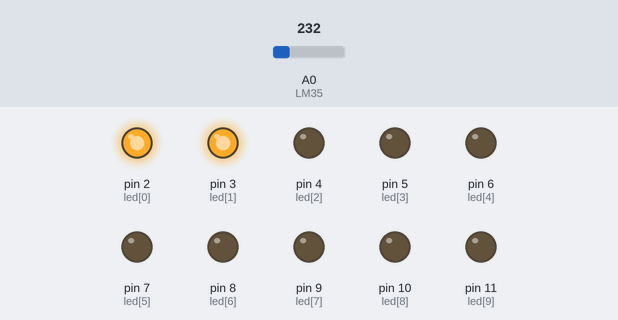
The sketch below on a simulated Arduino Uno, built with avr-gcc and run on an emulated ATmega328P. Shown: output pins drawn as LEDs (lit = HIGH). Inputs (shaded band) come from the test bench; at power-on: A0 (LM35) = 232.

Above: at 1.2 s.
1.3 s: A0 (LM35) set to 233
At 1.9 s:
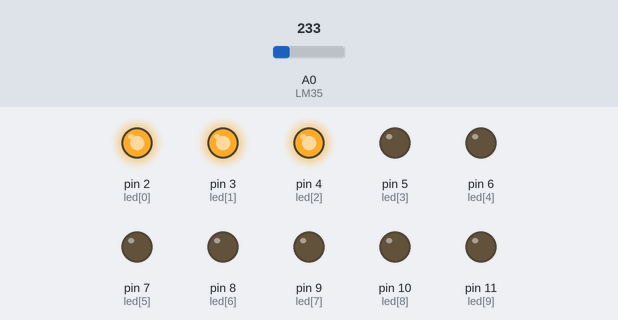
2.8 s: A0 (LM35) set to 250
At 4.0 s:
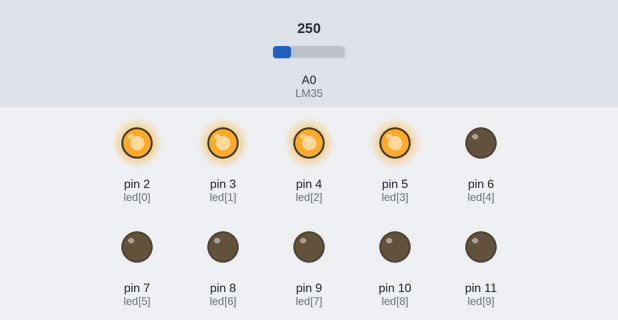
4.3 s: A0 (LM35) set to 266
At 5.3 s:
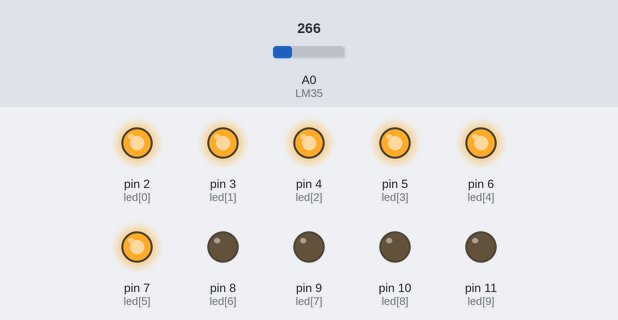
5.8 s: A0 (LM35) set to 271
At 6.5 s:
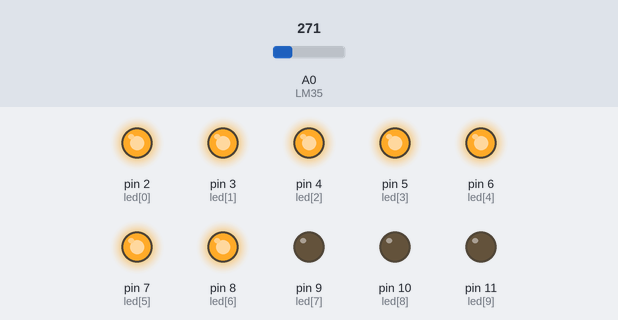
7.3 s: A0 (LM35) set to 290
At 7.6 s:
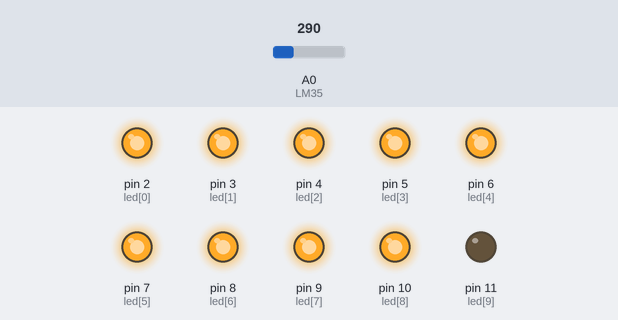
Timing chart, 0 to 9.8 s (numbered marks = the images above; inputs shaded):
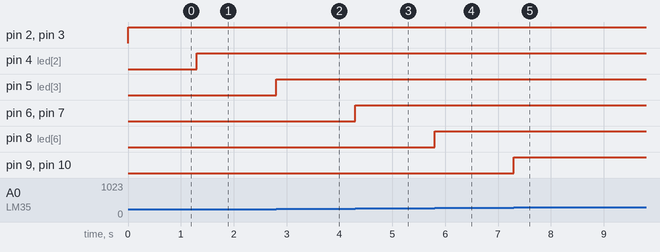

The sketch:

Temperatura.ino
```cpp
const int LM35 = 0;
float temperatura = 0;
int adc = 0;
int led[] = {2, 3, 4, 5, 6, 7, 8, 9, 10, 11};

void setup() {
  // put your setup code here, to run once:
  for(int i = 0; i < 10; i++){
    pinMode(led[i], OUTPUT);
  }
  analogReference(INTERNAL);
}

void loop() {
  // put your main code here, to run repeatedly:
  adc = analogRead(LM35);
  temperatura = adc * 0.1074;
  if(temperatura > 23.0) digitalWrite(led[0], HIGH);
  else digitalWrite(led[0], LOW);
  if(temperatura > 24.0) digitalWrite(led[1], HIGH);
  else digitalWrite(led[1], LOW);
  if(temperatura > 25.0) digitalWrite(led[2], HIGH);
  else digitalWrite(led[2], LOW);
  if(temperatura > 26.0) digitalWrite(led[3], HIGH);
  else digitalWrite(led[3], LOW);
  if(temperatura > 27.0) digitalWrite(led[4], HIGH);
  else digitalWrite(led[4], LOW);
  if(temperatura > 28.0) digitalWrite(led[5], HIGH);
  else digitalWrite(led[5], LOW);
  if(temperatura > 29.0) digitalWrite(led[6], HIGH);
  else digitalWrite(led[6], LOW);
  if(temperatura > 30.0) digitalWrite(led[7], HIGH);
  else digitalWrite(led[7], LOW);
  if(temperatura > 31.0) digitalWrite(led[8], HIGH);
  else digitalWrite(led[8], LOW);
  if(temperatura > 32.0) digitalWrite(led[9], HIGH);
  else digitalWrite(led[9], LOW);
}
```

Measured:
- the behaviour switches between 232 and 233 on A0 (LM35) (found by bisection; images 0 and 1)
- the behaviour switches between 270 and 271 on A0 (LM35) (found by bisection; images 3 and 4)
- after the input at 1.3 s, pin 4 (led[2]): LOW → HIGH at once
- after the input at 2.8 s, pin 5 (led[3]): LOW → HIGH at once
- after the input at 4.3 s, pin 6 (led[4]), pin 7 (led[5]): LOW → HIGH at once
- after the input at 5.8 s, pin 8 (led[6]): LOW → HIGH at once
- after the input at 7.3 s, pin 9 (led[7]), pin 10 (led[8]): LOW → HIGH at once
